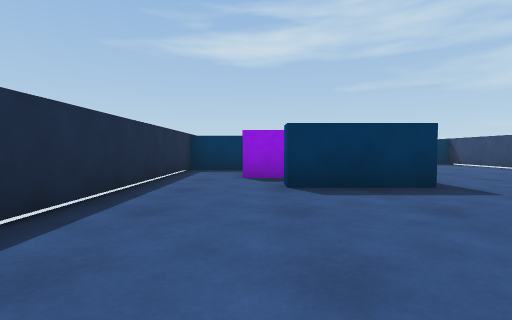
[1] (above)

22 first-person views from a walk through a 3-D level made in the Unity game engine. The camera is 0.58 m above the floor, tilts 2° down and sees 85° across. The floor is counted in squares, 1 m on a side. Each view is taken from the middle of a square. On the plan, view 1 faces up. The plan holds only what a view shows up to about 9 squares ahead; the rest is blank. The place goes on beyond the plan. The player is left out. Surface patterns are stand-ins for the level's own textures.

[2]
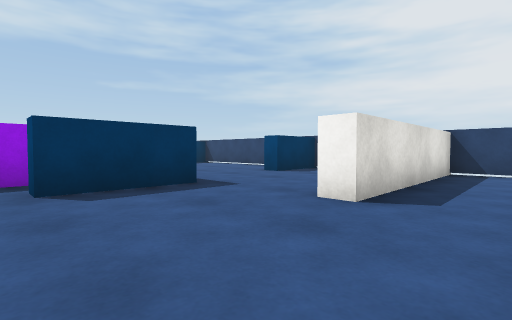

[3]
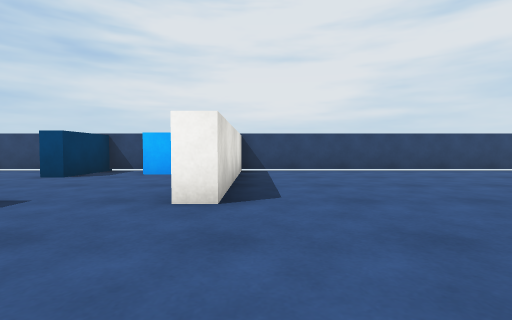

[4]
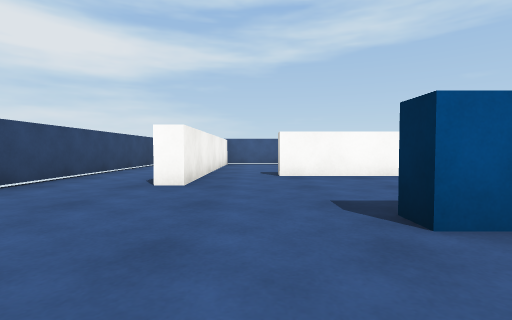

[5]
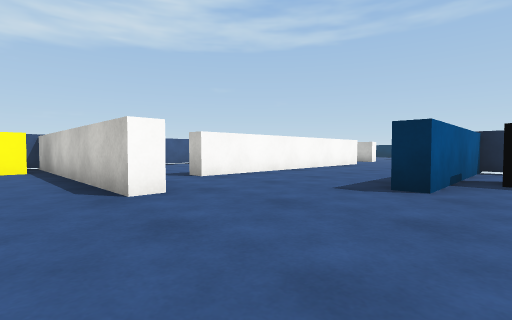

[6]
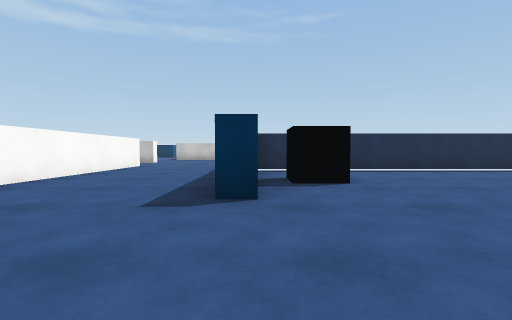

[7]
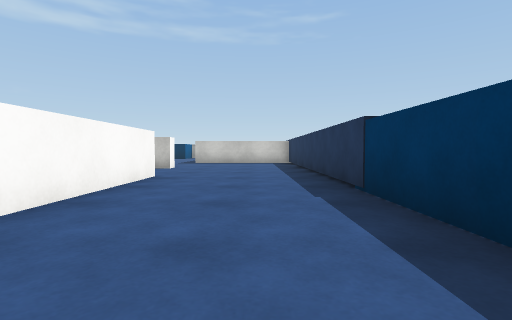

[8]
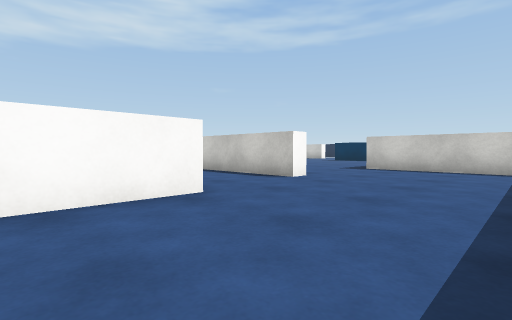

[9]
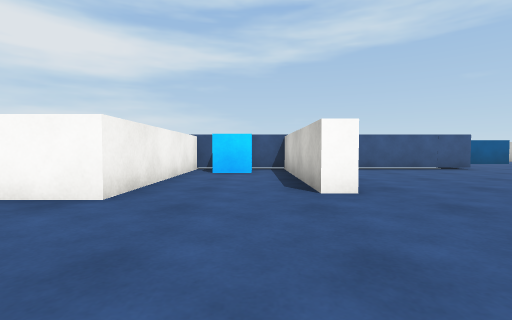

[10]
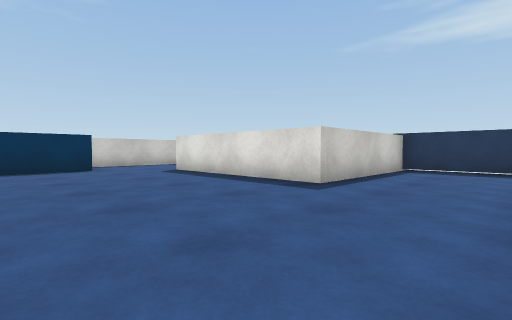

[11]
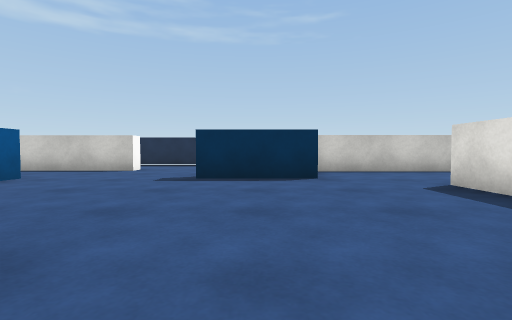

[12]
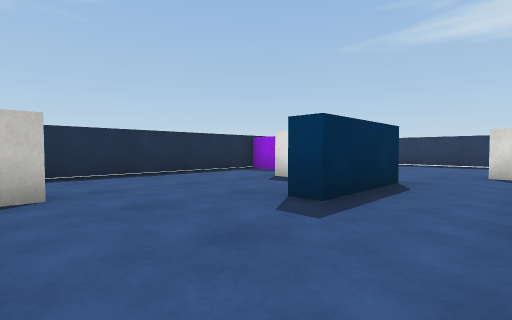

[13]
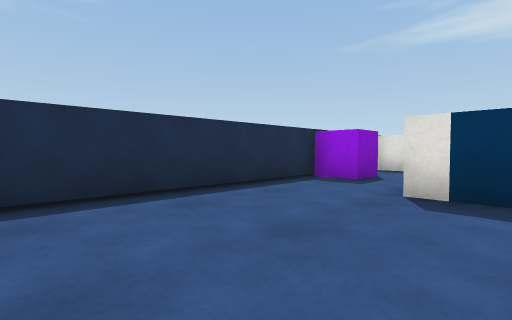

[14]
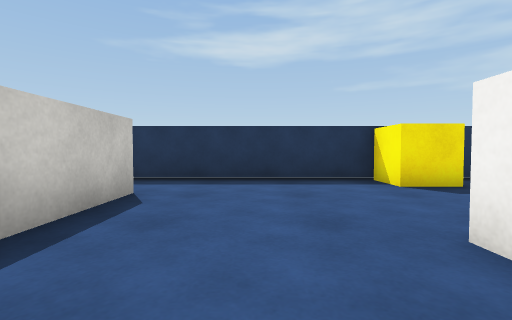

[15]
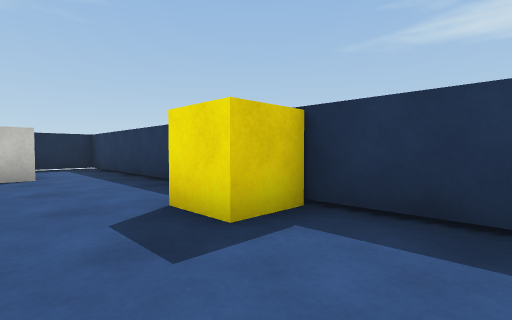

[16]
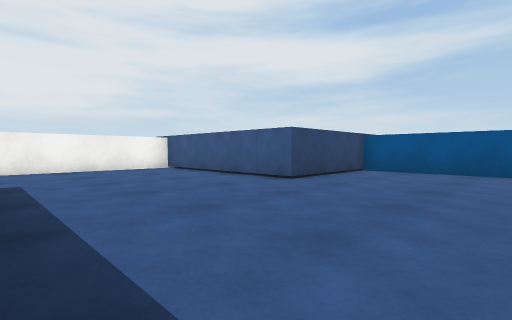

[17]
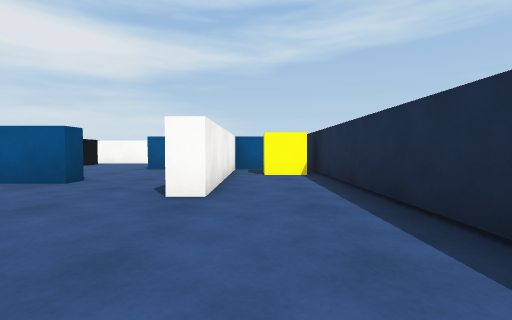

[18]
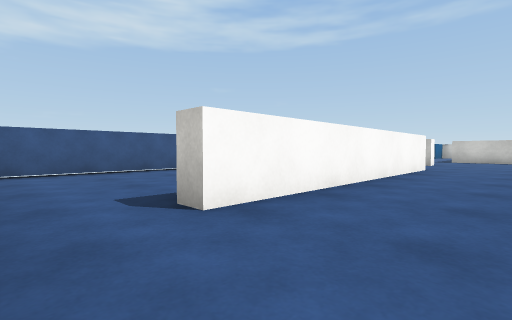

[19]
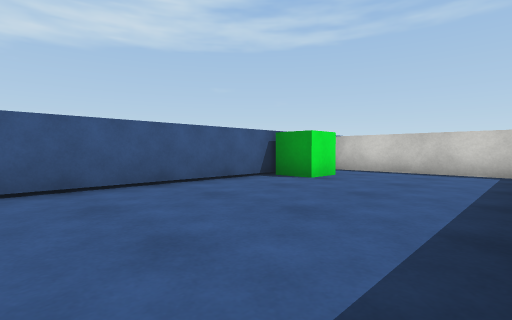

[20]
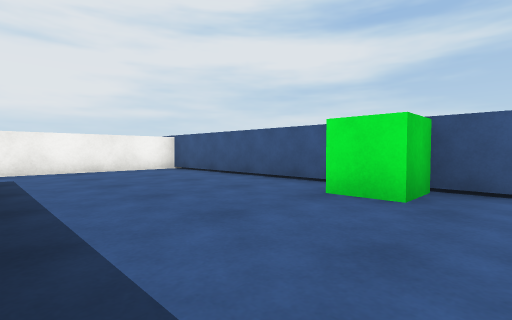

[21]
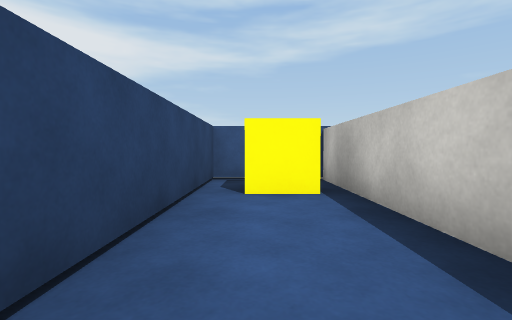

[22]
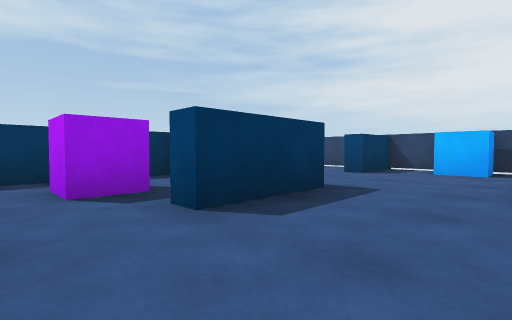

### Floor plan
Points are (right, up) in squares from view 1. A wall is a line through its corners. A room is listed if a view was taken in it or the views show most of it. See-through windows are left out.
Room 1 (views 1, 2, 3, 4, 5, 6, 7, 8, 9, 10, 11, 12, 13, 16, 18, 21, 22)
walls: (-7.4, -6.7) (-6.9, -6.7) (-6.9, -11.5) (-4.2, -11.5) (-4.2, -6.2) (3.5, -6.2); (-1.9, -1.1) (-1.9, -2) (2.7, -2) (2.7, -2.5); (0.4, -2.5) (-10.7, -2.5) (-10.7, -6.7) (-15.7, -6.7); (-7.4, -11.1) (-7.4, -7.4); (5.2, -5.6) (5.2, -4.6) (5.7, -4.6) (5.7, -11.5) (7.8, -11.5) (7.8, 1.4) (3, 1.4) (3, 2); (2.9, 4.3) (0.5, 4.3) (0.5, 4.9); (-16.7, -8.6) (-16.7, -11.2) (-17.2, -11.2); (0, 8.1) (-1.9, 8.1) (-1.9, 0.6); (-16.7, -14.8) (-12.5, -14.8) (-12.5, -11.5) (-7.6, -11.5); (-18.9, -13.5) (-18.9, -14.5)
ways out: opening at (-16, -7) to room 2; opening at (-18.8, -11.5) to room 3; opening at (4, -6) to room 4; opening at (3, 3.5) to room 5; opening at (-17.5, -15)
objects: blue cube (-6, -11) to (-5, -10); black cube (0, -1) to (1, -1); purple cube (0, 6) to (1, 7); yellow cube (6, -11) to (7, -10)
Room 2 (views 14, 15)
walls: (-18.7, -4.1) (-18.7, -8.4); (-12, -2.5) (-21.5, -2.5) (-21.5, -4)
ways out: opening at (-16, -7) to room 1
objects: yellow cube (-14, -3)
Room 3 (view 17)
walls: (-18.1, -9.2) (-19.2, -9.2); (-21.5, -7.6) (-21.5, -16.5); (-19.4, -16.4) (-19.4, -13.5) (-18.9, -13.5); (-20.5, -4.7) (-21.2, -4.7)
ways out: opening at (-18.8, -11.5) to room 1
objects: purple cube (-21, -7)
Room 4 (views 19, 20)
walls: (3.5, -6.2) (3.5, -6.7); (-2.9, -11.5) (5.2, -11.5) (5.2, -5.6); (-3.7, -7.2) (-3.7, -11.4)
ways out: opening at (4, -6) to room 1
objects: green cube (-2, -11) to (-1, -11)
Room 5 (no view inside)
walls: (7.8, 2.4) (7.8, 5.1) (6, 5.1) (6, 5.6)
ways out: opening at (3, 3.5) to room 1; opening at (4.5, 5)
objects: blue cube (7, 3)

Positions as (right, up) in squares from view 1, and headings:
1: (0, 0), facing up
2: (0, 0), facing up-right
3: (0, 1), facing right
4: (4, 0), facing down
5: (7, -1), facing down-left
6: (6, -2), facing left
7: (2, -4), facing left
8: (-2, -3), facing down-left
9: (-6, -3), facing down
10: (-8, -11), facing up-left
11: (-11, -10), facing left
12: (-15, -14), facing up-left
13: (-18, -13), facing up-left
14: (-17, -8), facing up
15: (-12, -5), facing up-left
16: (-16, -7), facing down-right
17: (-20, -10), facing down
18: (5, -4), facing down-left
19: (4, -7), facing down-left
20: (-3, -7), facing down-right
21: (7, -6), facing down
22: (-1, 2), facing up-right
